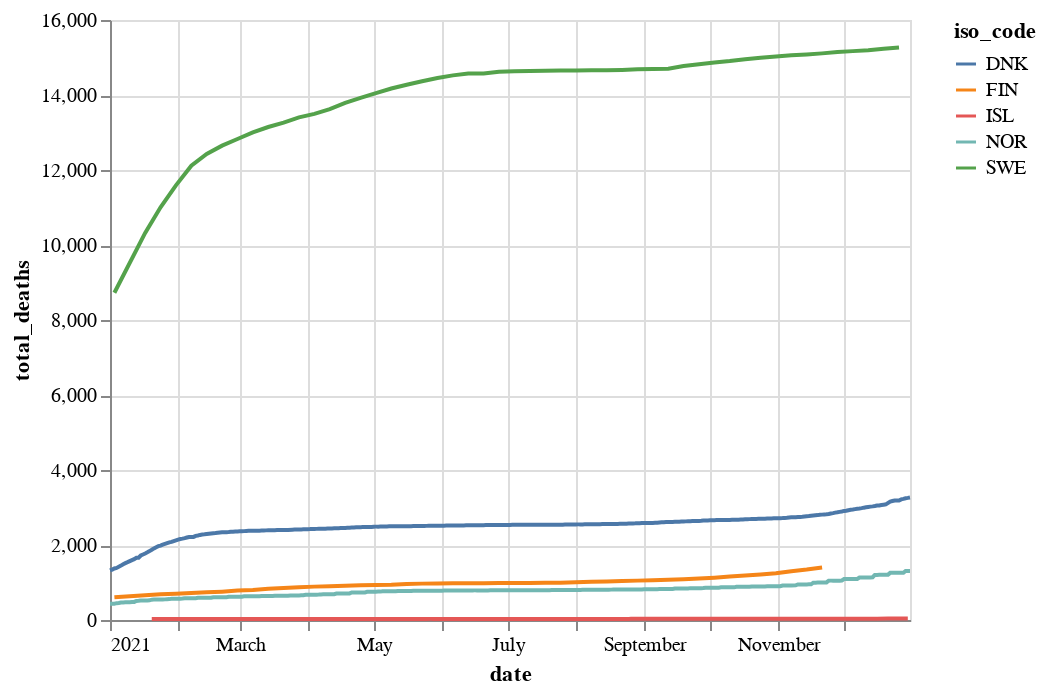

Write notebook code for a chart like this one.
### Code cell
date_death = alt.Chart(covid).mark_line().encode(
    x='date',
    y='total_deaths',
    color='iso_code'
)
date_death

### Figure 1 — Vega-Lite specification as saved in the notebook (floating-point values rounded to 4 significant figures; data arrays with more than 128 entries replaced by an {"elided": "..."} marker saying what was removed)
{"config": {"view": {"continuousWidth": 400, "continuousHeight": 300}}, "data": {"name": "data-19f5666dc7360ed0b1217dc060e7da12"}, "mark": "line", "encoding": {"color": {"field": "iso_code", "type": "nominal"}, "x": {"field": "date", "type": "temporal"}, "y": {"field": "total_deaths", "type": "quantitative"}}, "$schema": "https://vega.github.io/schema/vega-lite/v4.17.0.json", "datasets": {"data-19f5666dc7360ed0b1217dc060e7da12": {"elided": "943 records"}}}
